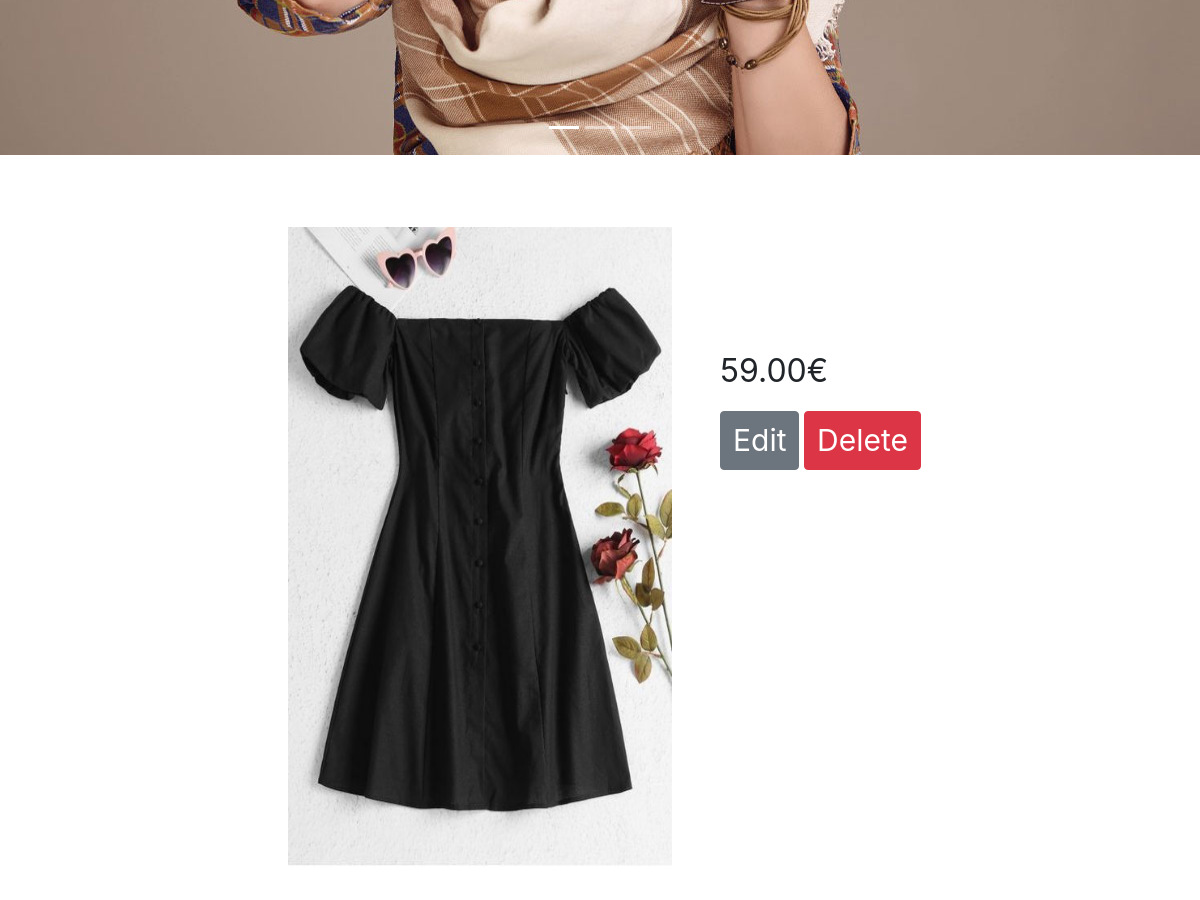
The page /list/9/ (signed in, middle part) on the database as committed earlier.
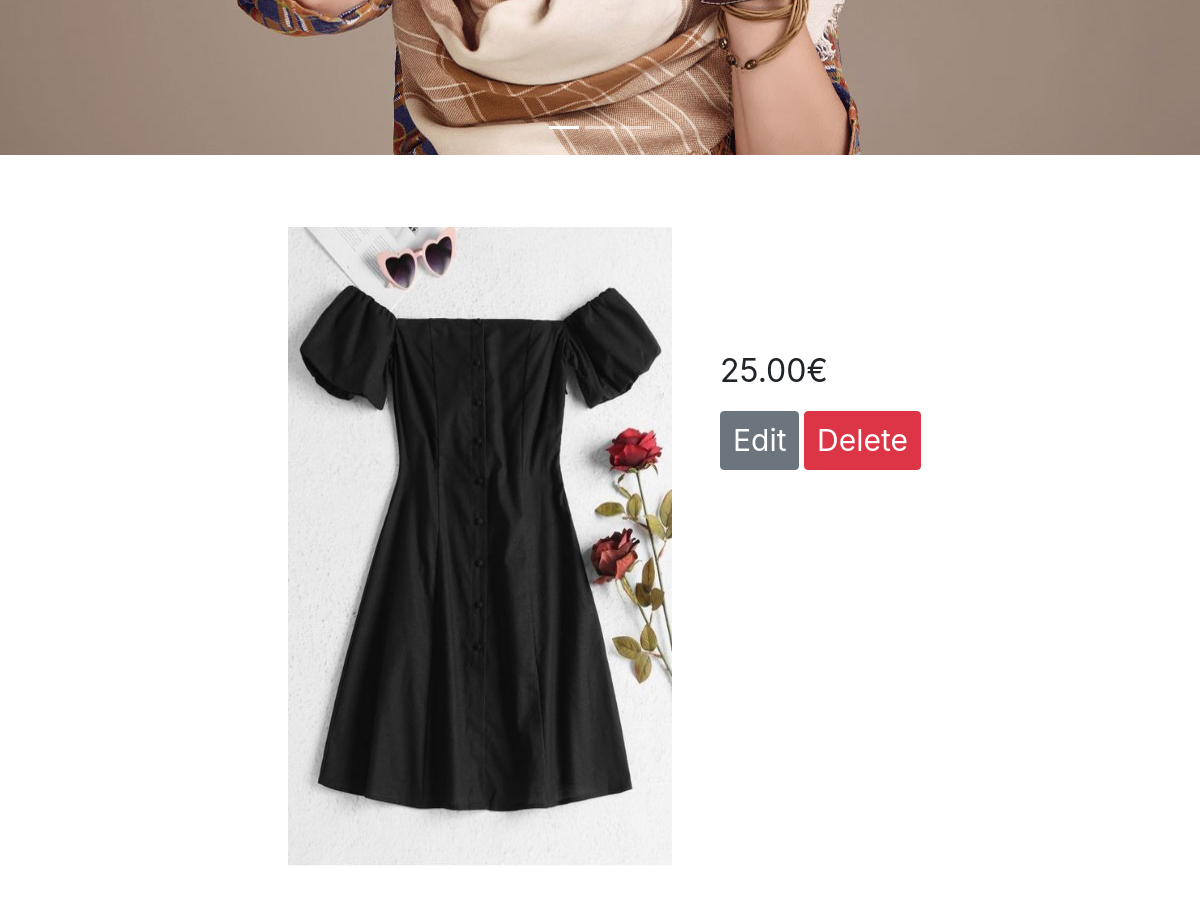
The same page on the database as committed later.
### home/models.py (models this page shows)
class Clothes(models.Model):
    idCloth = models.IntegerField()  # 1:hats 2:dresses 3:shoes 4:bags
    id = models.IntegerField(primary_key=True)
    type = models.CharField(max_length=50)  # imgURL ex:hat1, shoes1
    price = models.DecimalField(max_digits=5, decimal_places=2)
    user = models.ForeignKey(
        User, on_delete=models.CASCADE, related_name="clothes")

### home/views.py (the view)
# urls.py: path('list/<int:pk>/', views.itemDetail.as_view(), name='item.detail'),
class itemDetail(DetailView):
    model = Clothes
    template_name = 'home/clothes_detailView.html'
    context_object_data = 'clothes'

### home/templates/home/clothes_detailView.html
{% extends 'headerFooter.html' %}
{% load static %}
{% block content %}
{% if request.user.id == 1 %}
    <br class="choices">
        <div id="page-container">
                <div id="finalImage">
                    <img src="\static\images\{{clothes.type}}.jpg" class="imageSize"  width="80%" height="80%">
                </div>
                <div id"price" >
                <p id="clothType"> {{clothes.price|capfirst }}€</p>
                <a class="btn btn-secondary" href={% url 'item.update' clothes.id %} style="font-size:30px" >Edit</a>
                <a class="btn btn-danger" href={% url 'item.delete' clothes.id %} style="font-size:30px" >Delete</a>
                </div>
        </div>
{% else %}
<p class="text-capitalize font-weight-bold text-center text-info" style = "font-size:20px;">You do not have permission to this page. Please contact an administrator if required.</p>
{% endif %}
{% endblock %}

Rows that differ between the two databases and show on the page:
changed Clothes: price "59.00" → "25.00"
